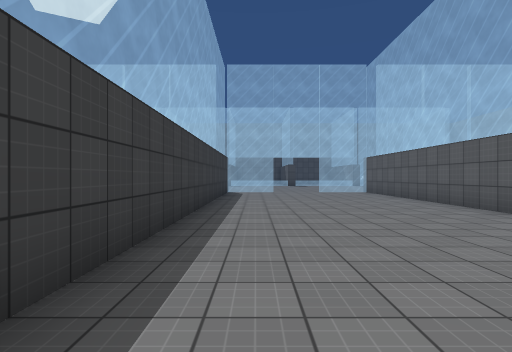
[1] (above)

24 first-person views from a walk through a scene from a Unity 3-D project. The camera is 1.4 m above the floor, looks level and sees 80° across. The floor is counted in squares, 2 m on a side. Each view is taken from the middle of a square. On the plan, view 1 faces up. The plan holds only what a view shows up to about 10 squares ahead; the rest is blank. The player is left out. Some animated figures are not drawn. Surface patterns are stand-ins for the level's own textures.

[2]
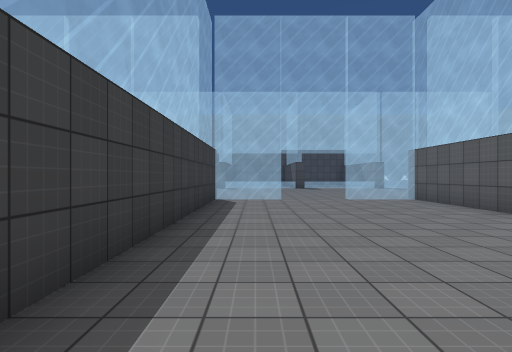

[3]
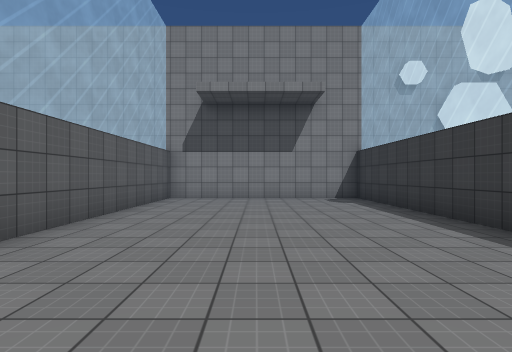

[4]
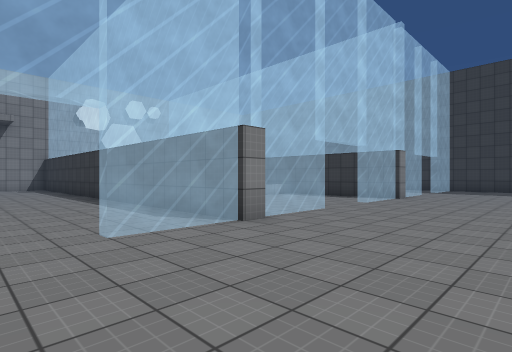

[5]
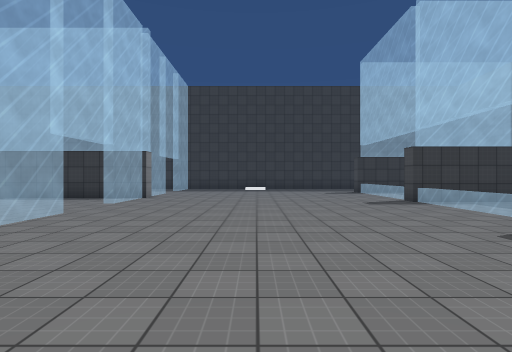

[6]
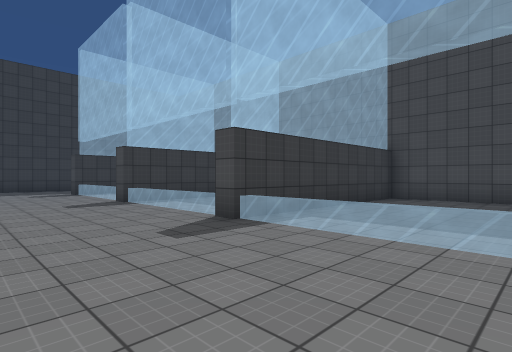

[7]
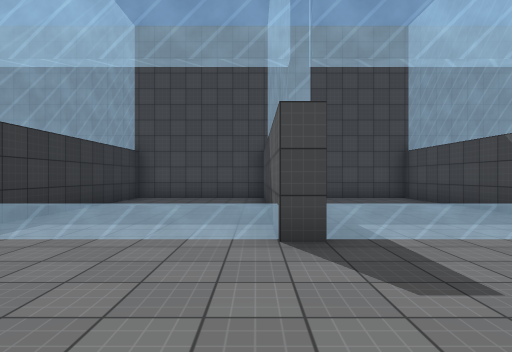

[8]
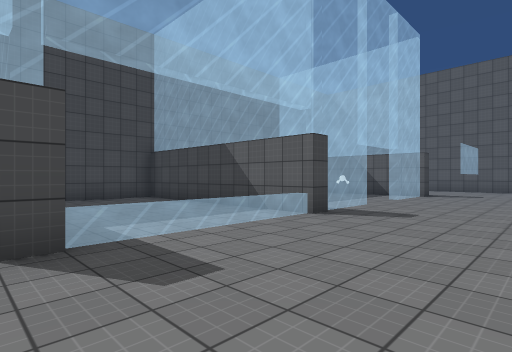

[9]
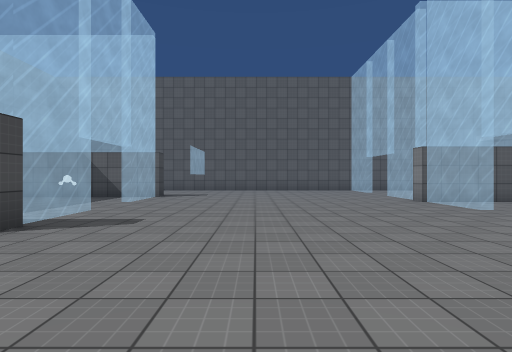

[10]
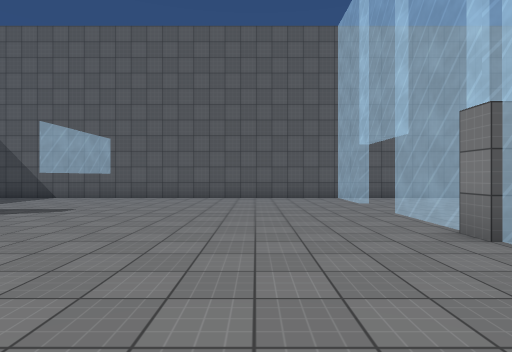

[11]
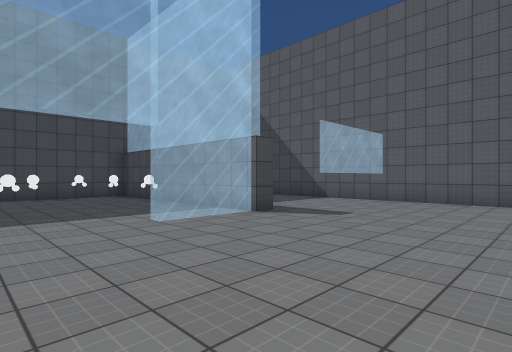

[12]
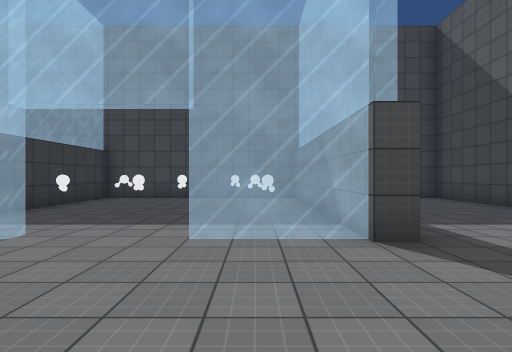

[13]
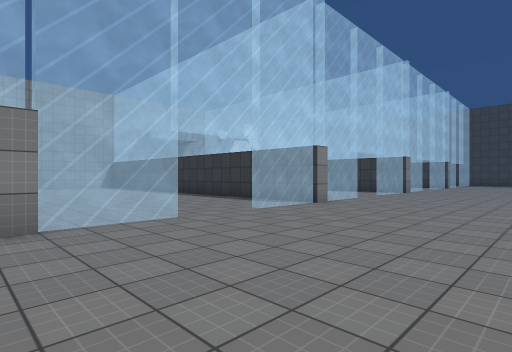

[14]
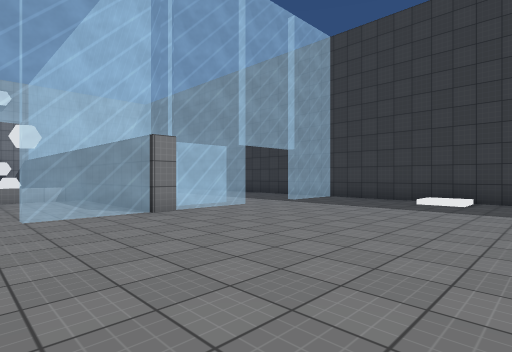

[15]
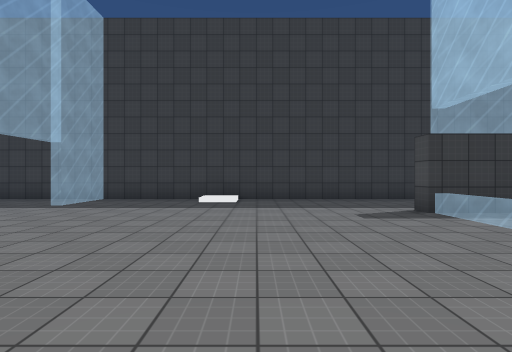

[16]
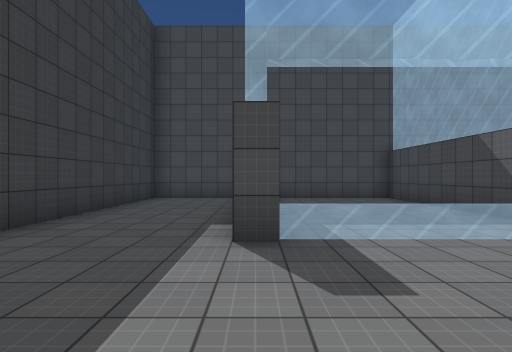

[17]
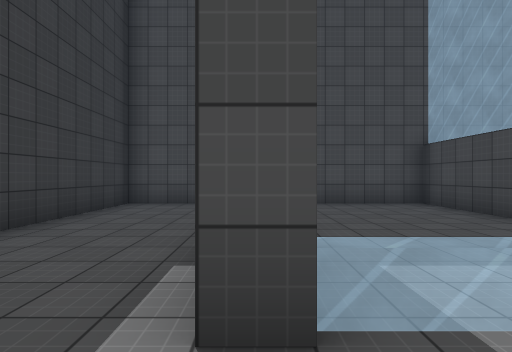

[18]
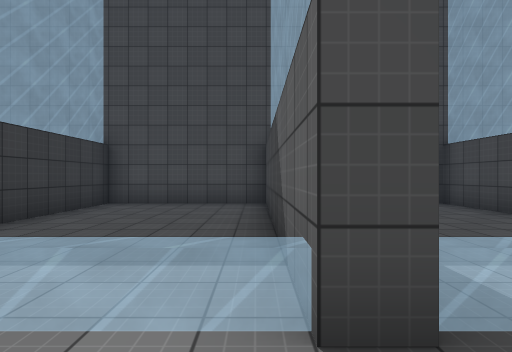

[19]
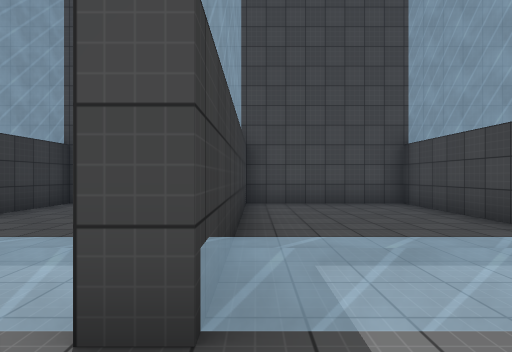

[20]
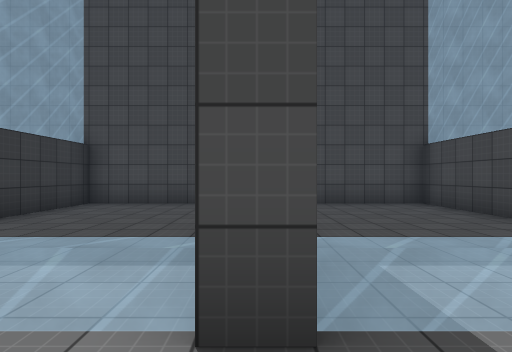

[21]
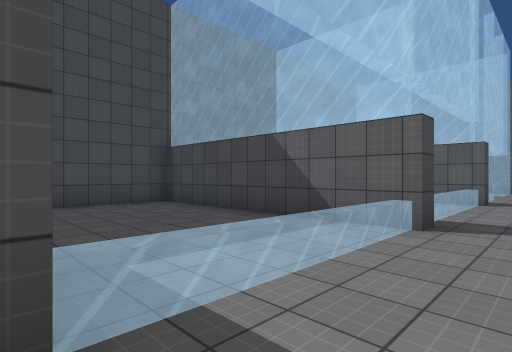

[22]
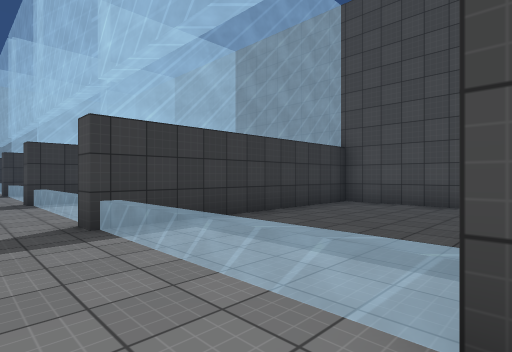

[23]
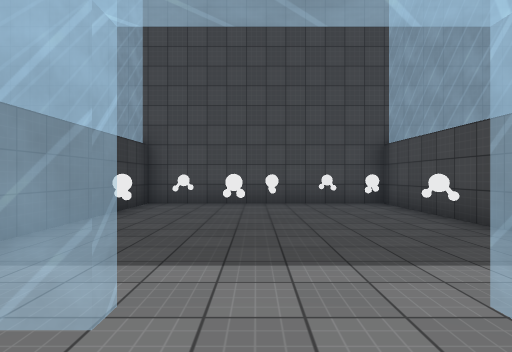

[24]
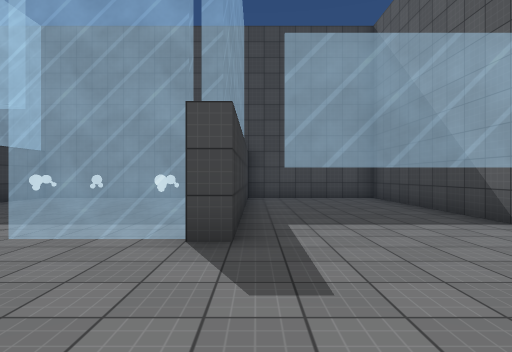

### Floor plan
Key: @ floor where view 1 was taken; # wall or solid block; . floor; / step, stairs or slope; = window, fence, low wall or low ledge; ^ raised ledge; O other object.
Columns run from 15 left of view 1 to 18 right of it. Each row starts with its distance up from view 1.
 28 ##################################
 27 #...#...##...#...##...#......#...#
 26 #...#...##...#...##...#.O.O..#...#
 25 #...#...##...#...##...#..O.O.#...#
 24 #...#...##...#...##...#O.O.O.#...#
 23 #...#...##...#...##...#......#...#
 22 #...#...##...#...##...# =..==#...#
 21 #................................#
 20 #.............................===#
 19 #................................#
 18 #................................#
 17 #//..............................#
 16 #................................#
 15 #................................#
 14 #................................#
 13 #==..==#==..====..==#==..====..==#
 12 #......#..... #.....#......# ....#
 11 #.. .. #....  #.....#......#  ...#
 10 #      #..    #.....#......     .#
  9        #^^    #.....# ....       #
  8        #     #......#  ...
  7              #......#   ..
  6              #......#
  5              #......#
  4              #......#
  3              #......#
  2              #......#
  1              #......#
  0              #.@....#
 -1              ########

Positions as (right, up) in squares from view 1, and headings:
1: (0, 0), facing up
2: (0, 4), facing up
3: (2, 9), facing down
4: (2, 17), facing down-left
5: (2, 17), facing left
6: (2, 18), facing up-left
7: (2, 18), facing up
8: (2, 18), facing up-right
9: (3, 18), facing right
10: (8, 16), facing right
11: (9, 17), facing up-right
12: (12, 18), facing up
13: (12, 18), facing down-left
14: (-5, 19), facing down-left
15: (-5, 18), facing left
16: (-11, 18), facing up
17: (-11, 20), facing up
18: (-7, 20), facing up
19: (-6, 20), facing up
20: (-2, 20), facing up
21: (-2, 20), facing up-right
22: (7, 20), facing up-left
23: (10, 20), facing up
24: (14, 18), facing up
